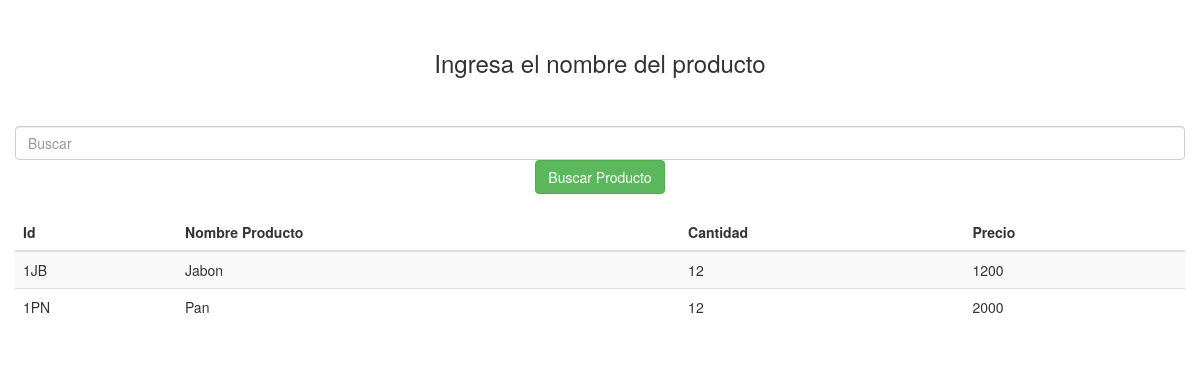
Before: /consulta with the older database file.
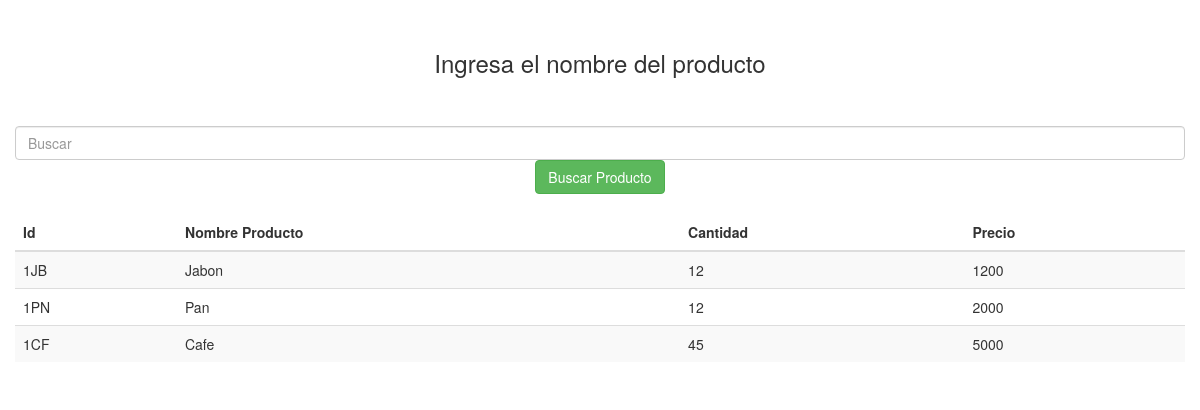
After: the same page with the newer database file.
### polls/models.py (models this page shows)
class Producto(models.Model):
	class Meta:
		verbose_name = u"Producto"
		verbose_name_plural  = u"Productos"
	idProducto = models.CharField(max_length=20)#segundos
	Nombre = models.CharField(max_length=50)
	Cantidad = models.CharField(max_length=20)#segundos
	Precio= models.CharField(max_length=100)

### polls/views.py (the view)
# urls.py: path('consulta', views.Consulta, name="Consulta"),
def Consulta(request):
	register_form=Consulta_nombre(request.POST or None)
	if register_form.is_valid():
		print ("entro")
		form_data = register_form.cleaned_data
		title = form_data.get("titulo_Producto")
		print (title)
	objects = Producto.objects.all()
	for cont in objects:
		objects_id=cont.idProducto
		objects_nombre=cont.Nombre
		objects_cantidad=cont.Cantidad
		objects_precio=cont.Precio
	ctx = {
		"objects":objects,
		"objects_id":objects_id,
		"objects_nombre":objects_nombre,
		"objects_cantidad":objects_cantidad,
		"objects_precio":objects_precio,
		'register_form': register_form
	}
	return render(request, "consulta.html", ctx)

### polls/forms.py
class Consulta_nombre(forms.Form):
	titulo_Producto = forms.CharField(max_length=200)
	class Meta:
		model = Producto
		fields=['Nombre']

### polls/template/consulta.html (shortened to what this page needs)
{% load static %}
<!doctype html>
<html lang="ES">
  <head>
    <link rel="stylesheet" href="https://maxcdn.bootstrapcdn.com/bootstrap/3.3.7/css/bootstrap.min.css">
  </head>
   <body class="body">
    <div class="container-fluid">
      <form id="consulta_producto" class="text-center" method="POST" style="padding-bottom: 20px; padding-top: 30px;"> {% csrf_token %}
        <h3>Ingresa el nombre del producto</h3><br><br>
        <input class="form-control col-xs-12 col-sm-12 col-md-12" type="text" placeholder="Buscar" aria-label="Search" name="titulo_producto" required>
        <button class="btn btn-success my-2 my-sm-0" type="submit" value="Buscar_Producto">Buscar Producto</button>
      </form>
      <div>
        <table class="table table-striped">
          <thead>
            <tr>
              <th>Id</th>
              <th>Nombre Producto</th>
              <th>Cantidad</th>
              <th>Precio</th>
            </tr>
          </thead>
          <tbody>
            {% for elem in objects%}
            <tr>
              <td>{{ elem.idProducto }}</td>
              <td>{{ elem.Nombre }}</td>
              <td>{{ elem.Cantidad }}</td>
              <td>{{ elem.Precio }}</td>
            </tr>
             {% endfor %}
          </tbody>
        </table>
      </div>
    </div>
  </body>
</html>

Changed rows visible on the page:
added Producto: idProducto "1CF", Nombre "Cafe", Cantidad "45", Precio "5000"
